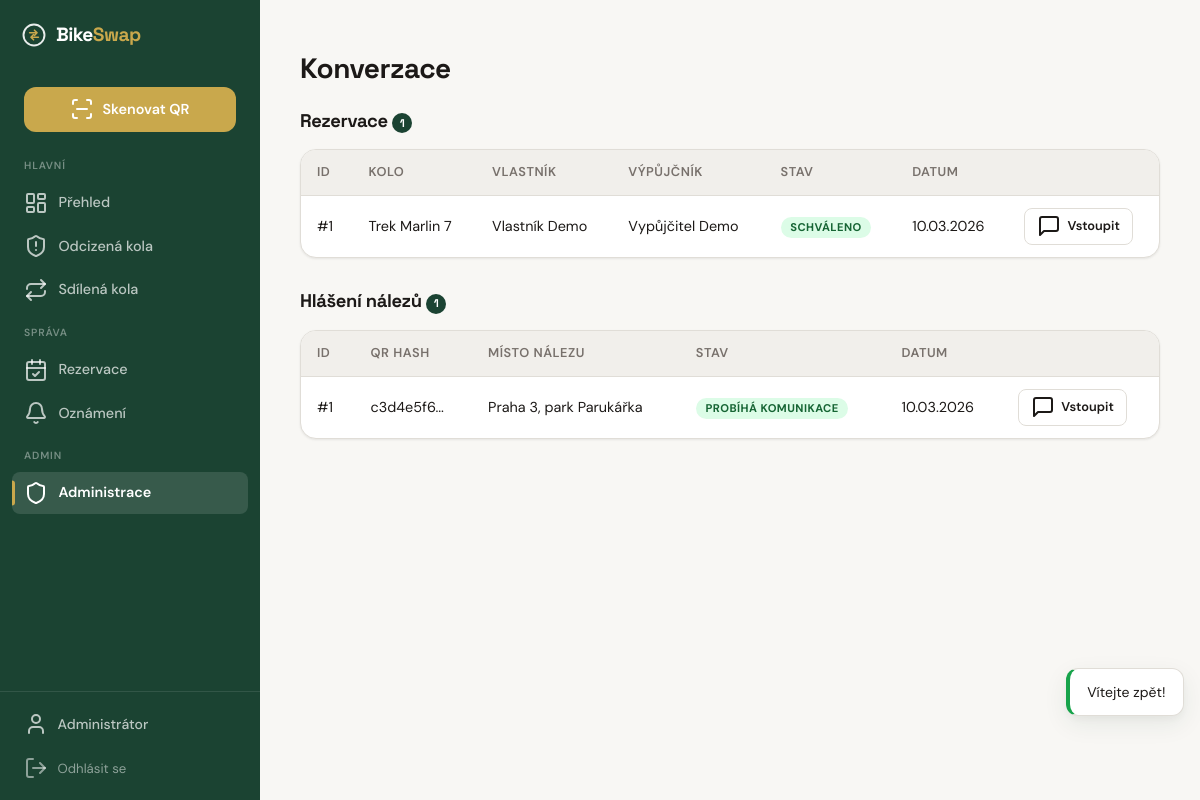
The page /admin/conversations (signed in) on the database its author committed.
### tables this page shows
CREATE TABLE IF NOT EXISTS `users` (
    `id`                 INT UNSIGNED    NOT NULL AUTO_INCREMENT,
    `email`              VARCHAR(255)    NOT NULL,
    `password_hash`      VARCHAR(255)    NOT NULL,
    `role`               ENUM('user', 'police', 'admin') NOT NULL DEFAULT 'user',
    `first_name`         VARCHAR(50)     NOT NULL,
    `surname`            VARCHAR(50)     NOT NULL DEFAULT '',
    `phone`              VARCHAR(20)     NULL DEFAULT NULL,
    `address`            VARCHAR(255)    NULL DEFAULT NULL,
    `is_verified`        TINYINT(1)      NOT NULL DEFAULT 0,
    `verification_token` VARCHAR(64)     NULL DEFAULT NULL,
    `password_reset_token`   VARCHAR(64) NULL DEFAULT NULL,
    `password_reset_expires` DATETIME    NULL DEFAULT NULL,
    `karma_score`        INT             NOT NULL DEFAULT 0,
    `is_banned`          TINYINT(1)      NOT NULL DEFAULT 0,
    `created_at`         DATETIME        NOT NULL DEFAULT CURRENT_TIMESTAMP,
    `updated_at`         DATETIME        NOT NULL DEFAULT CURRENT_TIMESTAMP ON UPDATE CURRENT_TIMESTAMP,
    `last_login_at`      DATETIME        NULL DEFAULT NULL,

    PRIMARY KEY (`id`),
    UNIQUE KEY `uq_users_email` (`email`),
    KEY `idx_users_role` (`role`)
);

CREATE TABLE IF NOT EXISTS `reservations` (
    `id`                 INT UNSIGNED    NOT NULL AUTO_INCREMENT,
    `bike_id`            INT UNSIGNED    NOT NULL,
    `borrower_id`        INT UNSIGNED    NOT NULL,
    `owner_id`           INT UNSIGNED    NOT NULL,
    `conversation_token` VARCHAR(64)     NOT NULL,
    `date_from`          DATE            NOT NULL,
    `date_to`            DATE            NOT NULL,
    `message`            TEXT            NULL DEFAULT NULL,
    `status`             ENUM('pending','approved','rejected','active','completed','cancelled','not_returned','disputed') NOT NULL DEFAULT 'pending',
    `not_returned_reason`  TEXT          NULL DEFAULT NULL,
    `dispute_reason`       TEXT          NULL DEFAULT NULL,
    `admin_resolution`     ENUM('borrower_guilty','owner_guilty') NULL DEFAULT NULL,
    `admin_resolved_by`    INT UNSIGNED  NULL DEFAULT NULL,
    `admin_resolved_at`    DATETIME      NULL DEFAULT NULL,
    `created_at`         DATETIME        NOT NULL DEFAULT CURRENT_TIMESTAMP,
    `updated_at`         DATETIME        NOT NULL DEFAULT CURRENT_TIMESTAMP ON UPDATE CURRENT_TIMESTAMP,

    PRIMARY KEY (`id`),
    UNIQUE KEY `uq_reservations_token` (`conversation_token`),
    KEY `idx_reservations_bike_dates` (`bike_id`, `date_from`, `date_to`, `status`),
    KEY `idx_reservations_borrower` (`borrower_id`, `status`),
    KEY `idx_reservations_owner` (`owner_id`, `status`),
    CONSTRAINT `fk_reservations_bike` FOREIGN KEY (`bike_id`) REFERENCES `bikes` (`id`) ON DELETE CASCADE,
    CONSTRAINT `fk_reservations_borrower` FOREIGN KEY (`borrower_id`) REFERENCES `users` (`id`) ON DELETE CASCADE,
    CONSTRAINT `fk_reservations_owner` FOREIGN KEY (`owner_id`) REFERENCES `users` (`id`) ON DELETE CASCADE,
    CONSTRAINT `fk_reservations_admin` FOREIGN KEY (`admin_resolved_by`) REFERENCES `users` (`id`) ON DELETE SET NULL
);

CREATE TABLE IF NOT EXISTS `bikes` (
    `id`                   INT UNSIGNED    NOT NULL AUTO_INCREMENT,
    `owner_id`             INT UNSIGNED    NOT NULL,
    `qr_hash`              VARCHAR(64)     NOT NULL,
    `brand`                VARCHAR(100)    NOT NULL,
    `model`                VARCHAR(100)    NULL DEFAULT NULL,
    `color`                VARCHAR(50)     NOT NULL,
    `frame_number`         VARCHAR(100)    NULL DEFAULT NULL,
    `year_of_manufacture`  SMALLINT UNSIGNED NULL DEFAULT NULL,
    `description`          TEXT            NULL DEFAULT NULL,
    `status`               ENUM('active', 'stolen', 'found', 'recovered') NOT NULL DEFAULT 'active',
    `is_shared`            TINYINT(1)      NOT NULL DEFAULT 0,
    `created_at`           DATETIME        NOT NULL DEFAULT CURRENT_TIMESTAMP,
    `updated_at`           DATETIME        NOT NULL DEFAULT CURRENT_TIMESTAMP ON UPDATE CURRENT_TIMESTAMP,

    PRIMARY KEY (`id`),
    UNIQUE KEY `uq_bikes_qr_hash` (`qr_hash`),
    KEY `idx_bikes_owner` (`owner_id`),
    KEY `idx_bikes_status` (`status`),
    KEY `idx_bikes_shared` (`is_shared`),
    CONSTRAINT `fk_bikes_owner` FOREIGN KEY (`owner_id`) REFERENCES `users` (`id`) ON DELETE CASCADE
);

CREATE TABLE IF NOT EXISTS `found_reports` (
    `id`                  INT UNSIGNED    NOT NULL AUTO_INCREMENT,
    `bike_id`             INT UNSIGNED    NULL DEFAULT NULL,
    `qr_hash_scanned`     VARCHAR(64)     NULL DEFAULT NULL,
    `reported_by`         INT UNSIGNED    NULL DEFAULT NULL,
    `reporter_email`      VARCHAR(255)    NULL DEFAULT NULL,
    `reporter_phone`      VARCHAR(20)     NULL DEFAULT NULL,
    `reporter_ip`         VARCHAR(45)     NULL DEFAULT NULL,
    `conversation_token`  VARCHAR(64)     NOT NULL,
    `found_date`          DATE            NULL DEFAULT NULL,
    `found_location_text` VARCHAR(255)    NULL DEFAULT NULL,
    `found_location_lat`  DECIMAL(10, 7)  NULL DEFAULT NULL,
    `found_location_lng`  DECIMAL(10, 7)  NULL DEFAULT NULL,
    `description`         TEXT            NULL DEFAULT NULL,
    `status`              ENUM('pending', 'verified', 'contacted', 'resolved', 'closed') NOT NULL DEFAULT 'pending',
    `verified_by`         INT UNSIGNED    NULL DEFAULT NULL,
    `verified_at`         DATETIME        NULL DEFAULT NULL,
    `created_at`          DATETIME        NOT NULL DEFAULT CURRENT_TIMESTAMP,

    PRIMARY KEY (`id`),
    UNIQUE KEY `uq_found_token` (`conversation_token`),
    KEY `idx_found_bike` (`bike_id`),
    KEY `idx_found_status` (`status`),
    KEY `idx_found_qr` (`qr_hash_scanned`),
    CONSTRAINT `fk_found_bike` FOREIGN KEY (`bike_id`) REFERENCES `bikes` (`id`) ON DELETE SET NULL,
    CONSTRAINT `fk_found_reporter` FOREIGN KEY (`reported_by`) REFERENCES `users` (`id`) ON DELETE SET NULL,
    CONSTRAINT `fk_found_verifier` FOREIGN KEY (`verified_by`) REFERENCES `users` (`id`) ON DELETE SET NULL
);

### templates/admin/conversations.php (the view)
<div class="page-header">
  <h1>Konverzace</h1>
</div>
<h2 class="section-title">
  Rezervace
  <span class="badge-count"><?= count($reservations) ?></span>
</h2>
<?php if (empty($reservations)): ?>
  <div class="card mb-xl">
    <div class="card-body">
      <p class="text-muted text-center">Žádné rezervace.</p>
    </div>
  </div>
<?php else: ?>
  <div class="card mb-xl">
    <div class="card-body" style="padding:0">
      <table class="table">
        <thead>
          <tr>
            <th>ID</th>
            <th>Kolo</th>
            <th>Vlastník</th>
            <th>Výpůjčník</th>
            <th>Stav</th>
            <th>Datum</th>
            <th></th>
          </tr>
        </thead>
        <tbody>
          <?php foreach ($reservations as $res): ?>
            <tr>
              <td>#<?= $res->getId() ?></td>
              <td><?= $res->getBike() ? e($res->getBike()->getFullName()) : '—' ?></td>
              <td><?= $res->getOwner() ? e($res->getOwner()->getName()) : '—' ?></td>
              <td><?= $res->getBorrower() ? e($res->getBorrower()->getName()) : '—' ?></td>
              <td><span class="status-badge status-<?= e($res->getStatus()) ?>"><?= e($res->getStatusLabel()) ?></span></td>
              <td><?= date('d.m.Y', strtotime($res->getCreatedAt())) ?></td>
              <td>
                <a href="/admin/conversation/reservation/<?= $res->getId() ?>" class="btn btn-sm btn-secondary">
                  <i data-lucide="message-square"></i> Vstoupit
                </a>
              </td>
            </tr>
          <?php endforeach; ?>
        </tbody>
      </table>
    </div>
  </div>
<?php endif; ?>
<h2 class="section-title">
  Hlášení nálezů
  <span class="badge-count"><?= count($foundReports) ?></span>
</h2>
<?php if (empty($foundReports)): ?>
  <div class="card">
    <div class="card-body">
      <p class="text-muted text-center">Žádná hlášení nálezů.</p>
    </div>
  </div>
<?php else: ?>
  <div class="card">
    <div class="card-body" style="padding:0">
      <table class="table">
        <thead>
          <tr>
            <th>ID</th>
            <th>QR hash</th>
            <th>Místo nálezu</th>
            <th>Stav</th>
            <th>Datum</th>
            <th></th>
          </tr>
        </thead>
        <tbody>
          <?php foreach ($foundReports as $report): ?>
            <tr>
              <td>#<?= $report->getId() ?></td>
              <td><?= $report->getQrHashScanned() ? e(substr($report->getQrHashScanned(), 0, 8)) . '...' : '—' ?></td>
              <td><?= $report->getFoundLocationText() ? e(mb_substr($report->getFoundLocationText(), 0, 40)) : '—' ?></td>
              <td><span class="status-badge <?= e($report->getStatusClass()) ?>"><?= e($report->getStatusLabel()) ?></span></td>
              <td><?= date('d.m.Y', strtotime($report->getCreatedAt())) ?></td>
              <td>
                <a href="/admin/conversation/found/<?= $report->getId() ?>" class="btn btn-sm btn-secondary">
                  <i data-lucide="message-square"></i> Vstoupit
                </a>
              </td>
            </tr>
          <?php endforeach; ?>
        </tbody>
      </table>
    </div>
  </div>
<?php endif; ?>

### templates/layouts/app.php (shortened to what the rows shown need)
<!DOCTYPE html>
<html lang="cs">
<head>
  <link rel="stylesheet" href="/css/style.css">
</head>
<body class="layout-app">
<div class="app-shell">
  <aside class="sidebar">
    <div class="sidebar-footer">
      <?php if (isset($currentUser)): ?>
        <a href="/profile" class="sidebar-profile-link">
          <i data-lucide="user"></i> <?= e($currentUser->getName()) ?>
        </a>
      <?php endif; ?>
      <?php if (isset($session)): ?>
        <form method="POST" action="/logout" style="margin:0">
          <button type="submit" class="sidebar-logout-btn">
          </button>
        </form>
      <?php endif; ?>
    </div>
  </aside>
  <main class="page-content">
    <?= $content ?? '' ?>
  </main>
</div>
</body>
</html>

### rows shown on the page
users: first_name "Administrátor"
reservations: id "1", bike.model "Trek Marlin 7", owner.surname "Vlastník Demo", borrower.surname "Vypůjčitel Demo", status "SCHVÁLENO", created_at "10.03.2026"
found_reports: id "1", qr_hash_scanned "c3d4e5f6", found_location_text "Praha 3, park Parukářka", status "PROBÍHÁ KOMUNIKACE", created_at "10.03.2026"

### other values the page prints
count($reservations) "1"
count($foundReports) "1"
